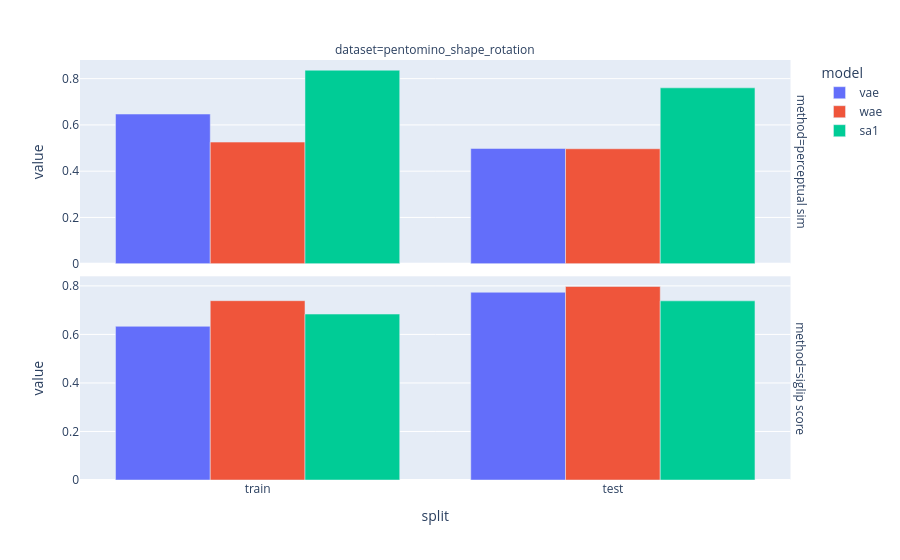

The cell this chart's notebook holds for it:
### Code cell
dfs = []
for dataset, scores in zip(['pentomino_shape_rotation'], [pentominos_shape_rotation]):
    dfs.extend([
       pl.DataFrame(scores['clip_similarities']).with_columns(pl.lit("perceptual sim").alias('method')).with_columns(pl.lit(dataset).alias('dataset')),
       pl.DataFrame(scores['vlm_eval']).with_columns(pl.lit("siglip score").alias('method')).with_columns(pl.lit(dataset).alias('dataset')),
    ])

df = pl.concat(dfs)

fig = px.bar(
    df.to_pandas(),
    x='split',
    y='value',
    color='model',
    facet_col="dataset",
    facet_row='method',
    barmode='group',
)
fig.update_yaxes(matches=None)
fig.update_yaxes(showticklabels=True, col=2) # assuming second facet
fig

### Figure 1 — Plotly figure (JSON) as saved in the notebook; plotly's stock layout.template omitted (floating-point values rounded to 4 significant figures)
{"data": [{"alignmentgroup": "True", "hovertemplate": "model=vae<br>method=perceptual sim<br>dataset=pentomino_shape_rotation<br>split=%{x}<br>value=%{y}<extra></extra>", "legendgroup": "vae", "marker": {"color": "#636efa", "pattern": {"shape": ""}}, "name": "vae", "offsetgroup": "vae", "orientation": "v", "showlegend": true, "textposition": "auto", "type": "bar", "x": ["train", "test"], "xaxis": "x2", "y": [0.647, 0.4981], "yaxis": "y2"}, {"alignmentgroup": "True", "hovertemplate": "model=vae<br>method=siglip score<br>dataset=pentomino_shape_rotation<br>split=%{x}<br>value=%{y}<extra></extra>", "legendgroup": "vae", "marker": {"color": "#636efa", "pattern": {"shape": ""}}, "name": "vae", "offsetgroup": "vae", "orientation": "v", "showlegend": false, "textposition": "auto", "type": "bar", "x": ["train", "test"], "xaxis": "x", "y": [0.6334, 0.7737], "yaxis": "y"}, {"alignmentgroup": "True", "hovertemplate": "model=wae<br>method=perceptual sim<br>dataset=pentomino_shape_rotation<br>split=%{x}<br>value=%{y}<extra></extra>", "legendgroup": "wae", "marker": {"color": "#EF553B", "pattern": {"shape": ""}}, "name": "wae", "offsetgroup": "wae", "orientation": "v", "showlegend": true, "textposition": "auto", "type": "bar", "x": ["train", "test"], "xaxis": "x2", "y": [0.5257, 0.4969], "yaxis": "y2"}, {"alignmentgroup": "True", "hovertemplate": "model=wae<br>method=siglip score<br>dataset=pentomino_shape_rotation<br>split=%{x}<br>value=%{y}<extra></extra>", "legendgroup": "wae", "marker": {"color": "#EF553B", "pattern": {"shape": ""}}, "name": "wae", "offsetgroup": "wae", "orientation": "v", "showlegend": false, "textposition": "auto", "type": "bar", "x": ["train", "test"], "xaxis": "x", "y": [0.7389, 0.7975], "yaxis": "y"}, {"alignmentgroup": "True", "hovertemplate": "model=sa1<br>method=perceptual sim<br>dataset=pentomino_shape_rotation<br>split=%{x}<br>value=%{y}<extra></extra>", "legendgroup": "sa1", "marker": {"color": "#00cc96", "pattern": {"shape": ""}}, "name": "sa1", "offsetgroup": "sa1", "orientation": "v", "showlegend": true, "textposition": "auto", "type": "bar", "x": ["train", "test"], "xaxis": "x2", "y": [0.8366, 0.7603], "yaxis": "y2"}, {"alignmentgroup": "True", "hovertemplate": "model=sa1<br>method=siglip score<br>dataset=pentomino_shape_rotation<br>split=%{x}<br>value=%{y}<extra></extra>", "legendgroup": "sa1", "marker": {"color": "#00cc96", "pattern": {"shape": ""}}, "name": "sa1", "offsetgroup": "sa1", "orientation": "v", "showlegend": false, "textposition": "auto", "type": "bar", "x": ["train", "test"], "xaxis": "x", "y": [0.6838, 0.7383], "yaxis": "y"}], "layout": {"annotations": [{"font": {}, "showarrow": false, "text": "dataset=pentomino_shape_rotation", "x": 0.49, "xanchor": "center", "xref": "paper", "y": 1, "yanchor": "bottom", "yref": "paper"}, {"font": {}, "showarrow": false, "text": "method=siglip score", "textangle": 90, "x": 0.98, "xanchor": "left", "xref": "paper", "y": 0.2425, "yanchor": "middle", "yref": "paper"}, {"font": {}, "showarrow": false, "text": "method=perceptual sim", "textangle": 90, "x": 0.98, "xanchor": "left", "xref": "paper", "y": 0.7575, "yanchor": "middle", "yref": "paper"}], "barmode": "group", "legend": {"title": {"text": "model"}, "tracegroupgap": 0}, "margin": {"t": 60}, "xaxis": {"anchor": "y", "domain": [0, 0.98], "title": {"text": "split"}}, "xaxis2": {"anchor": "y2", "domain": [0, 0.98], "matches": "x", "showticklabels": false}, "yaxis": {"anchor": "x", "domain": [0, 0.485], "title": {"text": "value"}}, "yaxis2": {"anchor": "x2", "domain": [0.515, 1], "title": {"text": "value"}}}}
